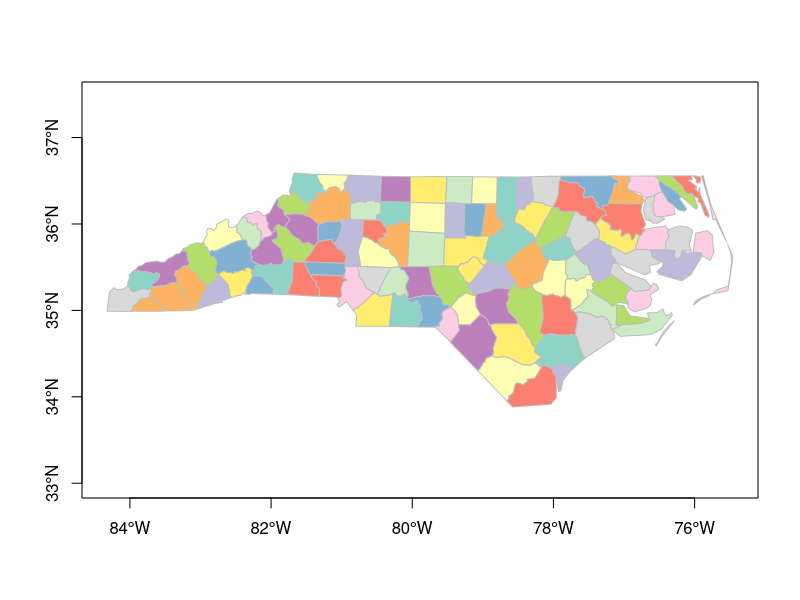
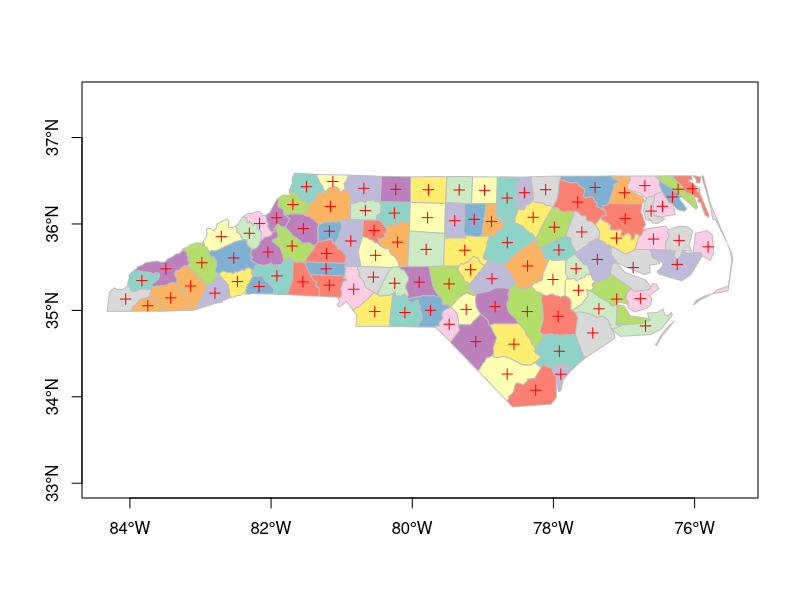

Write R code to recreate these figures, in order.
## ---- chunk 1
library(sf)
library(tidyverse)
nc <- read_sf(system.file("shape/nc.shp", package = "sf")) 
## ---- chunk 2
nc
## ---- chunk 3
plot(st_geometry(nc), col = sf.colors(12, categorical = TRUE), border = 'grey', 
     axes = TRUE)
## ---- chunk 4
summary(nc) 
## ---- chunk 5
head(nc)
## ---- chunk 6
st_geometry(nc)
## ---- chunk 7
st_coordinates(nc)  %>% head()
## ---- chunk 8
st_centroid(nc) %>% select(geometry)
## ---- chunk 9
plot(st_geometry(nc), col = sf.colors(12, categorical = TRUE), border = 'grey', 
     axes = TRUE)
plot(st_geometry(st_centroid(nc)), pch = 3, col = 'red', add = TRUE)
